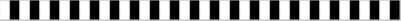
Frame 1 (no input)
Frame 60 (no input): identical to frame 1, image omitted
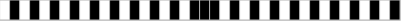
Frame 120 (the mouse pressed at the canvas centre since frame 60)

The p5.js sketch that drew these frames (run headless with seeded random() and noise() and a simulated clock; from frame 60 on, the mouse is pressed at the canvas centre):

// p5.js sketch
// ── sketch.js
var bw;
var numBlocks;
var blockSize;

function setup() {
  createCanvas(401, 21);
  stroke(180);

  numBlocks = 40;
  blockSize = (width - 1) / numBlocks;

  //bw = [true, false, true, false, true, false, true, false];

  bw = []
  for (var i = 0; i < numBlocks; i++) {
    bw.push(i%2);
  }
  

}

function draw() {
  background(220);

  //paint each box according to the bw array
  for (var i = 0; i < numBlocks; i++) {
    if (bw[i] == true) {
      fill(0);
    } else {
      fill(255);
    }
    rect(blockSize * i, 0, blockSize, 20);
  }
}

function mousePressed() {
  var ind = floor(mouseX / blockSize);

  if (bw[ind] == true) {
    bw[ind] = false
  } else {
    bw[ind] = true
  }
}
